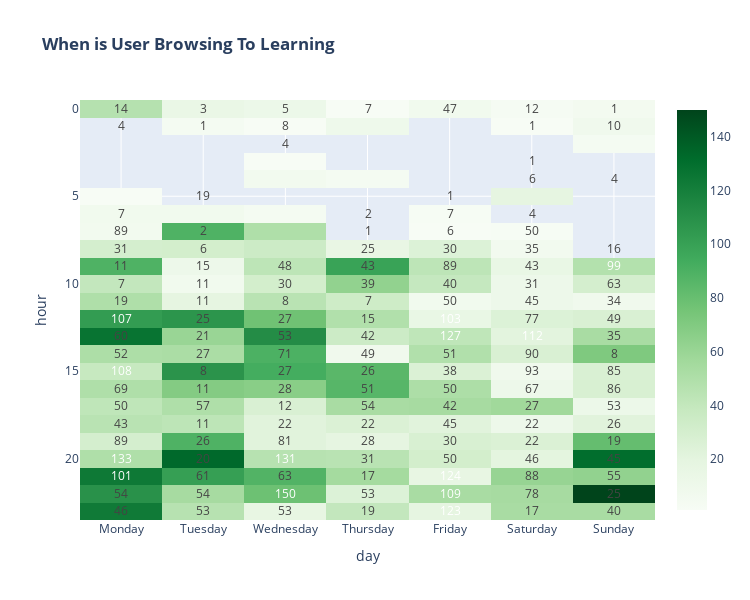

This figure's notebook cell:
### Code cell
#When is User Browsing To Learning
heatmap = browser_history[browser_history['search_category'] == 'Learning']
heatmap = heatmap.groupby(['hour', 'day'], as_index= False)['search_category'].count()
heatmap = heatmap.pivot('hour','day', 'search_category')

fig = px.imshow(heatmap, text_auto= '', color_continuous_scale= 'greens'
                ,width=750, height=600, title='<b> When is User Browsing To Learning')

fig.update_layout(xaxis={'categoryarray':['Monday', 'Tuesday', 'Wednesday', 'Thursday', 'Friday', 'Saturday', 'Sunday']})

fig.show()

### Figure 1 — Plotly figure (JSON) as saved in the notebook; plotly's stock layout.template omitted (floating-point values rounded to 4 significant figures; data arrays with more than 128 entries replaced by an {"elided": "..."} marker saying what was removed)
{"data": [{"coloraxis": "coloraxis", "hovertemplate": "day: %{x}<br>hour: %{y}<br>color: %{z}<extra></extra>", "name": "0", "texttemplate": "%{z:}", "type": "heatmap", "x": ["Friday", "Monday", "Saturday", "Sunday", "Thursday", "Tuesday", "Wednesday"], "xaxis": "x", "y": [0, 1, 2, 3, 4, 5, 6, 7, 8, 9, 10, 11, 12, 13, 14, 15, 16, 17, 18, 19, 20, 21, 22, 23], "yaxis": "y", "z": {"elided": "24x7 int values"}}], "layout": {"coloraxis": {"colorscale": [[0, "rgb(247,252,245)"], [0.125, "rgb(229,245,224)"], [0.25, "rgb(199,233,192)"], [0.375, "rgb(161,217,155)"], [0.5, "rgb(116,196,118)"], [0.625, "rgb(65,171,93)"], [0.75, "rgb(35,139,69)"], [0.875, "rgb(0,109,44)"], [1, "rgb(0,68,27)"]]}, "height": 600, "title": {"text": "<b> When is User Browsing To Learning"}, "width": 750, "xaxis": {"anchor": "y", "categoryarray": ["Monday", "Tuesday", "Wednesday", "Thursday", "Friday", "Saturday", "Sunday"], "constrain": "domain", "domain": [0, 1], "scaleanchor": "y", "title": {"text": "day"}}, "yaxis": {"anchor": "x", "autorange": "reversed", "constrain": "domain", "domain": [0, 1], "title": {"text": "hour"}}}}
